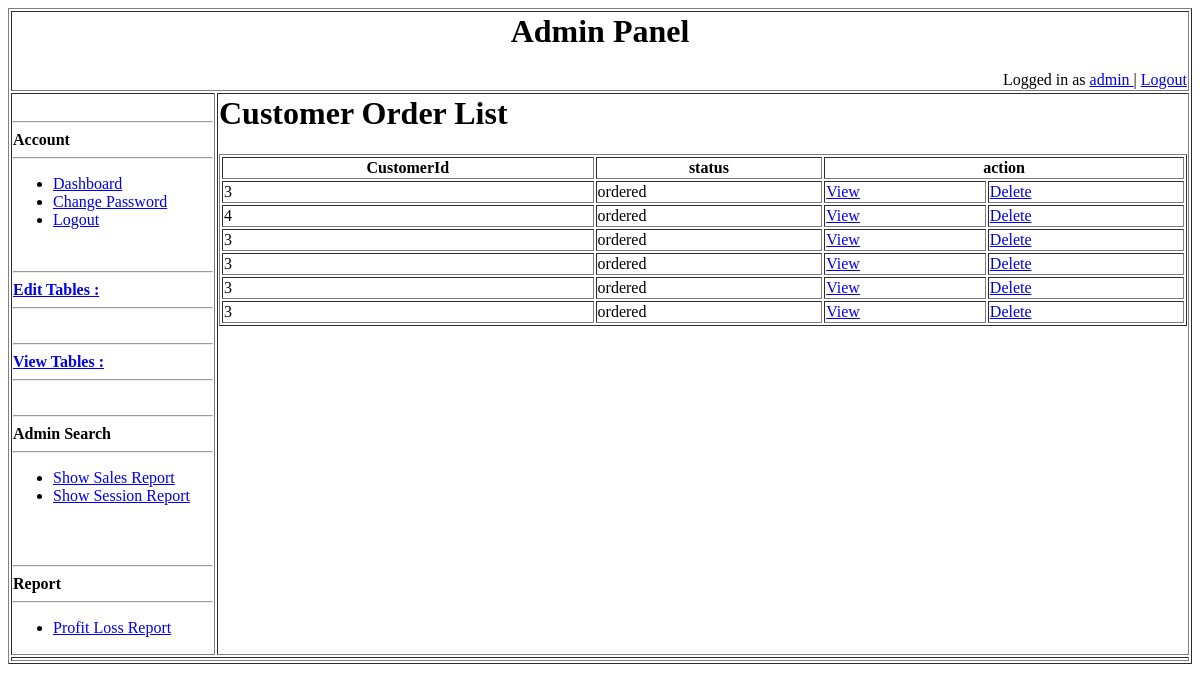
/App/View/AdminPages/ViewTables/viewCustomerOrderTable.php (signed in), run on an earlier commit of the app's database.
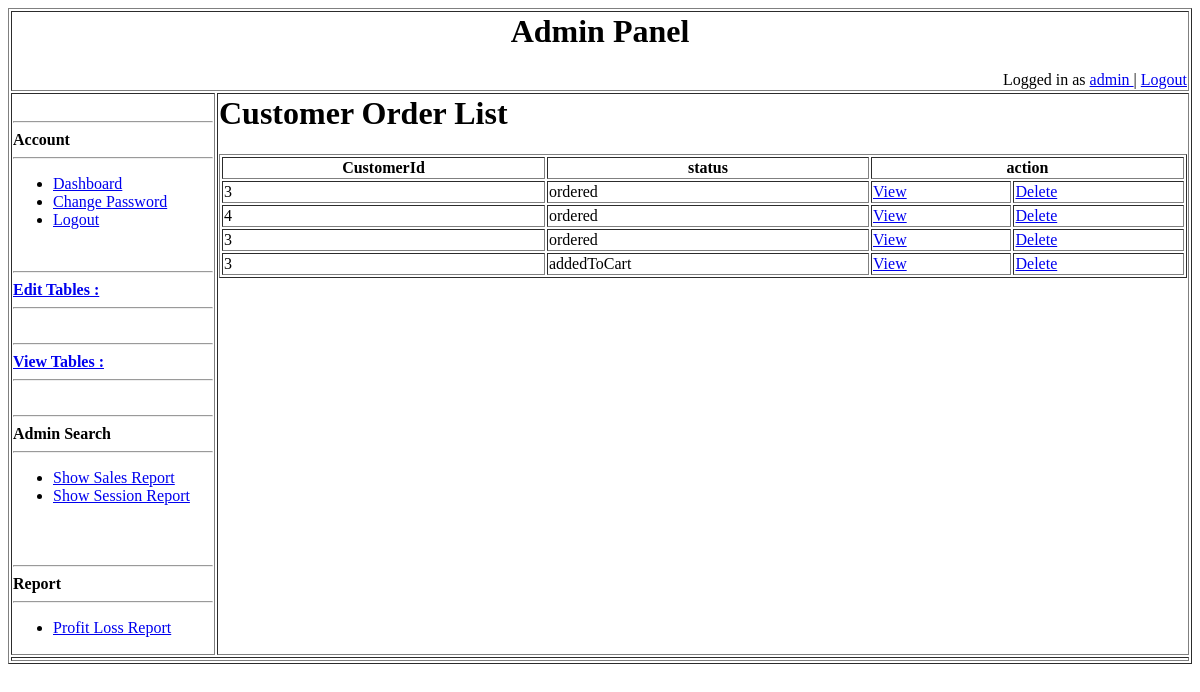
And on a later commit of the database.
### tables this page shows
CREATE TABLE `customer_order` (
  `id` int(11) NOT NULL,
  `customerId` int(11) NOT NULL,
  `status` varchar(50) NOT NULL,
  `orderTime` datetime NOT NULL,
  `receiveTime` date NOT NULL,
  `paymentMethod` varchar(50) NOT NULL
);

### App/View/AdminPages/ViewTables/viewCustomerOrderTable.php (the view, shortened to what this page needs)
<table style="width:100%" , border = "1">
	<tr>
		<td colspan = "3">
			<?php
				include($_SERVER['DOCUMENT_ROOT']."/WebTechRepo/App/View/AdminPages/BasicStructure/header.php");
			?>
		</td>
	</tr>
	<tr>
		<td colspan="1" width = "200" valign="top">
			<?php
				include($_SERVER['DOCUMENT_ROOT']."/WebTechRepo/App/View/AdminPages/BasicStructure/accountCol.php");
			?>
		</td>
		<td colspan="2" valign="top">
			<h1>Customer Order List</h1>
			<?php
			include($_SERVER['DOCUMENT_ROOT']."/WebTechRepo/DB/createCon.php");
			$result=mysqli_query($conn,"SELECT * FROM customer_order");
			?>
	<table border="1" width="100%">
		<tr>
			<th>CustomerId</th>
			<th>status</th>
			<th colspan="2">action</th>
			</tr>
		<?php while($row=mysqli_fetch_array($result)) { ?>
		<tr>
			<td><?php echo $row['customerId'];?></td>
			<td><?php echo $row['status'];?></td>
			<td>
				<a href="deleteCustomerOrderTable.php?view=<?php echo $row['id'];?>">View</a>
			</td>
			<td>
				<a href="deleteCustomerOrderTable.php?del=<?php echo $row['id'];?>">Delete</a>
			</td>
		</tr>
		<?php }?>
	</table>
		</td>
	</tr>
	<tr>
		<td colspan = "3">
		</td>
	</tr>
</table>

What changed in the data, as far as the page shows it:
removed customer_order: customerId "3", status "ordered"
removed customer_order: customerId "3", status "ordered"
changed customer_order: status "ordered" → "addedToCart"
